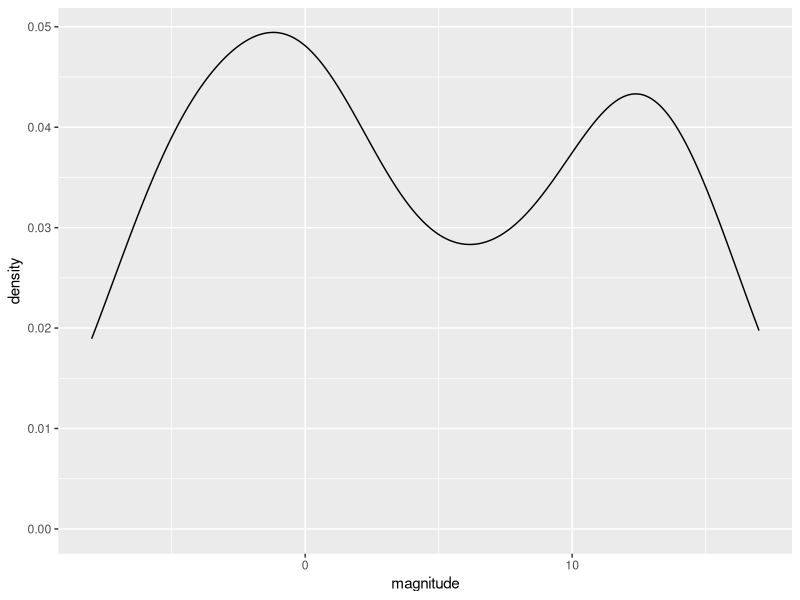
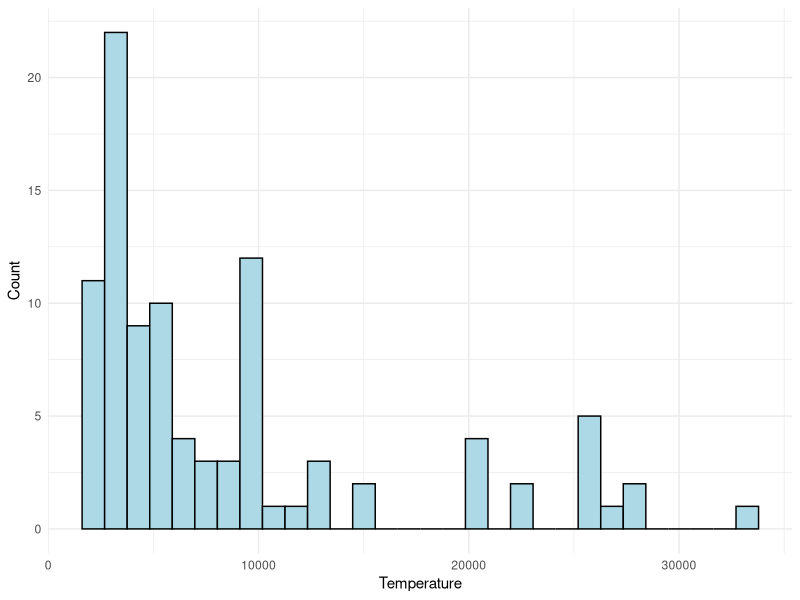
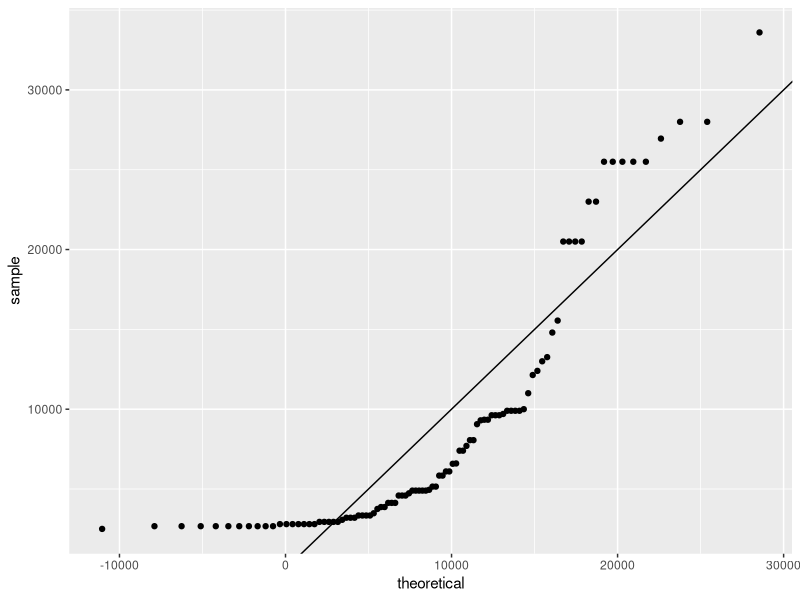
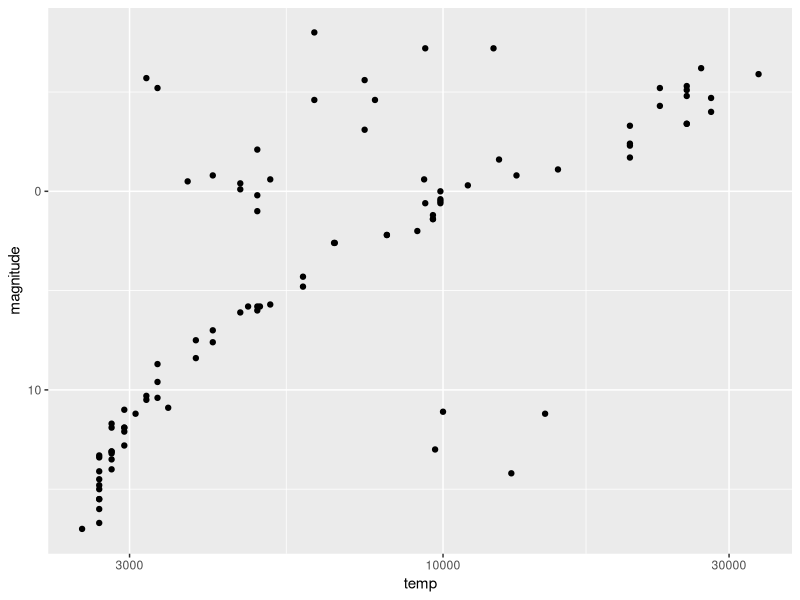
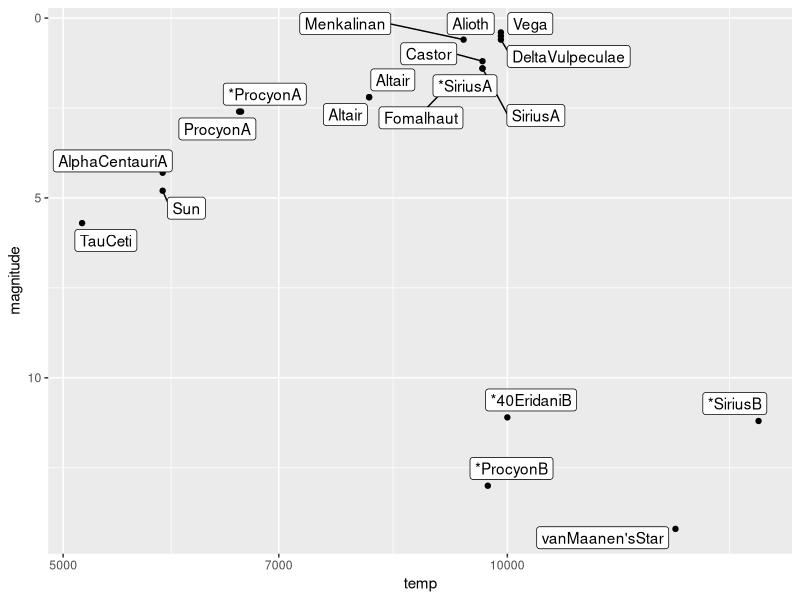
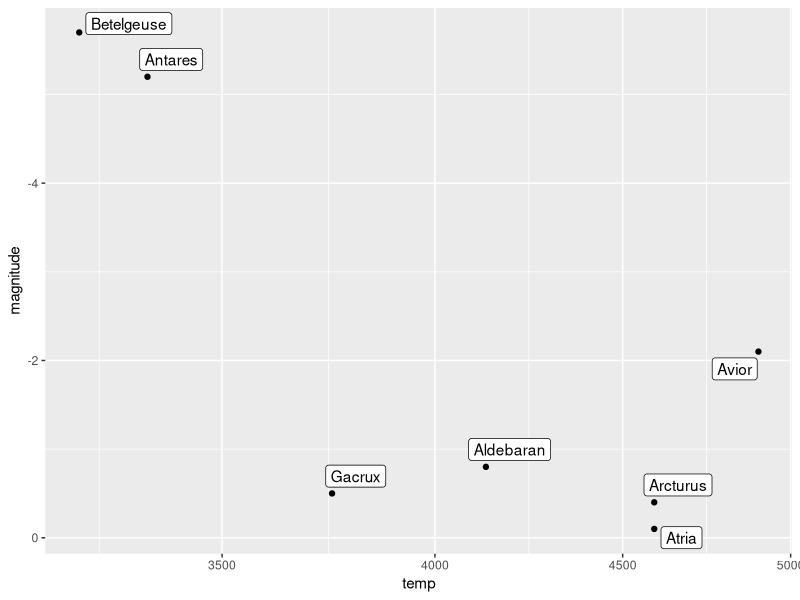

Write the R code that produced these figures, in order.
library(tidyverse)
library(dslabs)
library(lattice)
library(ggrepel)
data(stars)
options(digits = 3)   # report 3 significant digits


# What is the mean magnitude?
magnitude_mean  <- mean(stars$magnitude)

# What is the standard deviation of magnitude?
magnitude_sd <- sd(stars$magnitude)


# Make a density plot of the magnitude.
#  How many peaks are there in the data?

stars |> ggplot(aes(magnitude)) + 
  geom_density()

# Examine the distribution of star temperature.

# Temperature histogram
stars %>%
  ggplot(aes(temp)) +
  geom_histogram(bins = 30, fill = "lightblue", color = "black") +
  labs(x = "Temperature", y = "Count") +
  theme_minimal()

# Temperature QQ-plot 
params <- stars |> summarize(mean = mean(temp), sd = sd(temp))

ggplot(stars, aes(sample = temp)) +
  geom_qq(dparams = params)+geom_abline()

# Make a scatter plot of the data with temperature on the x-axis and
#  magnitude on the y-axis and examine the relationship between the variables.
#  Recall that lower magnitude means a more luminous (brighter) star.
# Most stars follow a _______________ trend. These are called main sequence stars.

stars |> ggplot(aes(x = temp, y = magnitude)) +
  geom_point() +
  scale_y_reverse() +
  scale_x_continuous(trans = "log10")

# The least lumninous star in the sample with a surface temperature over 
# 5000K is _________.
stars |> filter(temp > 5000, magnitude > 0) |> ggplot(aes(x = temp, y = magnitude, label = star)) +
  geom_point() +
  scale_y_reverse() +
  scale_x_continuous(trans = "log10") +  geom_label_repel()

# The two stars with lowest temperature and highest luminosity are known as supergiants.
#  The two supergiants in this dataset are ____________.
stars |> filter(temp < 5000, magnitude < 0) |> ggplot(aes(x = temp, y = magnitude, label = star)) +
  geom_point() +
  scale_y_reverse() +
  scale_x_continuous(trans = "log10") +  geom_label_repel()

  
  
  
